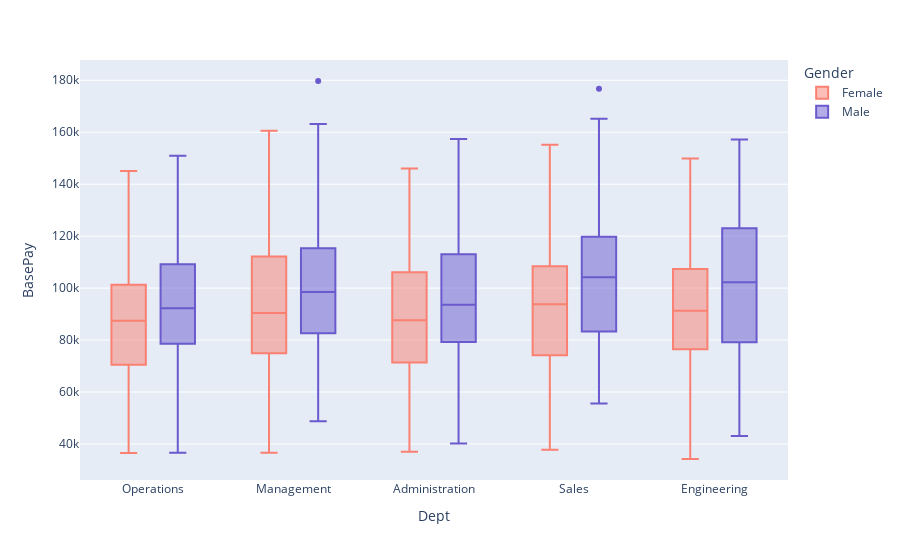

The code cell stored with this chart in its notebook:
### Code cell
px.box(glassdoor_data,x="Dept",y="BasePay",color='Gender',color_discrete_map=gender_colors, category_orders=category_orders)

### Figure 1 — Plotly figure (JSON) as saved in the notebook; plotly's stock layout.template omitted (floating-point values rounded to 4 significant figures; data arrays with more than 128 entries replaced by an {"elided": "..."} marker saying what was removed)
{"data": [{"alignmentgroup": "True", "hovertemplate": "Gender=Female<br>Dept=%{x}<br>BasePay=%{y}<extra></extra>", "legendgroup": "Female", "marker": {"color": "salmon"}, "name": "Female", "notched": false, "offsetgroup": "Female", "orientation": "v", "showlegend": true, "type": "box", "x": {"elided": "468 str values"}, "x0": " ", "xaxis": "x", "y": {"elided": "468 int values"}, "y0": " ", "yaxis": "y"}, {"alignmentgroup": "True", "hovertemplate": "Gender=Male<br>Dept=%{x}<br>BasePay=%{y}<extra></extra>", "legendgroup": "Male", "marker": {"color": "slateblue"}, "name": "Male", "notched": false, "offsetgroup": "Male", "orientation": "v", "showlegend": true, "type": "box", "x": {"elided": "532 str values"}, "x0": " ", "xaxis": "x", "y": {"elided": "532 int values"}, "y0": " ", "yaxis": "y"}], "layout": {"boxmode": "group", "legend": {"title": {"text": "Gender"}, "tracegroupgap": 0}, "margin": {"t": 60}, "xaxis": {"anchor": "y", "categoryarray": ["Operations", "Management", "Administration", "Sales", "Engineering"], "categoryorder": "array", "domain": [0, 1], "title": {"text": "Dept"}}, "yaxis": {"anchor": "x", "domain": [0, 1], "title": {"text": "BasePay"}}}}
